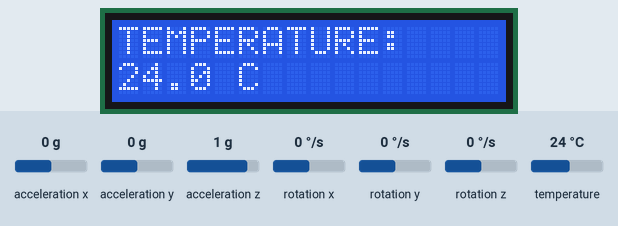
The sketch below on a simulated Arduino Uno, built with avr-gcc and run on an emulated ATmega328P. Parts: 16×2 character LCD. The inputs (shaded band) are chosen by the test bench; at power-on: temperature 24 °C, acceleration x 0 g, acceleration y 0 g, acceleration z 1 g, rotation x 0 °/s, rotation y 0 °/s, rotation z 0 °/s. What the sketch prints to the serial monitor is not drawn.

Above: at 1.2 s.
1.3 s: temperature set to 12 °C
At 3.2 s:
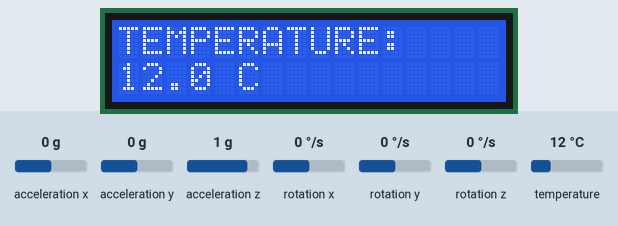
3.5 s: temperature set to 19 °C
At 5.3 s:
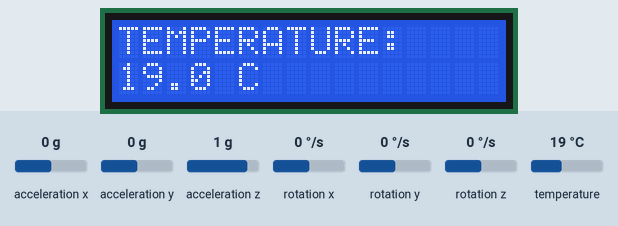
5.6 s: temperature set to 28 °C
At 7.4 s:
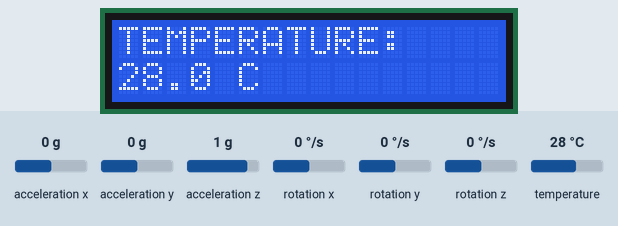
Timing chart, 0 to 8.9 s (numbered marks = the images above; inputs shaded):
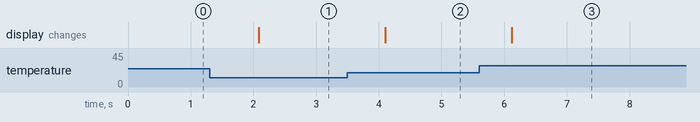

Measured:
- after the input at 1.3 s, the display: changes after 0.79 s (image 1)
- after the input at 3.5 s, the display: changes after 0.60 s (image 2)
- after the input at 5.6 s, the display: changes after 0.52 s (image 3)

The sketch:

temperature.ino
```cpp
#include <Adafruit_MPU6050.h>
#include <Adafruit_Sensor.h>
#include <Wire.h>
#include <LiquidCrystal.h>

// Define LCD pins
const int rs = 8, en = 9, d4 = 4, d5 = 5, d6 = 6, d7 = 7;
LiquidCrystal lcd(rs, en, d4, d5, d6, d7);

// Initialize MPU6050 object
Adafruit_MPU6050 mpu;

void setup() {
  Serial.begin(115200);
  while (!Serial) delay(10);  // Wait for the Serial monitor to open

  Serial.println("Adafruit MPU6050 Test!");

  // Initialize MPU6050
  if (!mpu.begin()) {
    Serial.println("Failed to find MPU6050 chip");
    while (1) {
      delay(10);
    }
  }
  Serial.println("MPU6050 Found!");

  // Optional: Configure MPU6050 settings
  mpu.setAccelerometerRange(MPU6050_RANGE_8_G);
  mpu.setGyroRange(MPU6050_RANGE_500_DEG);
  mpu.setFilterBandwidth(MPU6050_BAND_21_HZ);

  // Initialize LCD (16x2)
  lcd.begin(16, 2);
}

void loop() {
  // Define sensor events for accelerometer, gyroscope, and temperature
  sensors_event_t a, g, temp;

  // Get new sensor events
  mpu.getEvent(&a, &g, &temp);

  // Retrieve temperature from the sensor events
  float temperature = temp.temperature;

  // Print temperature to Serial Monitor
  Serial.print("Temperature: ");
  Serial.print(temperature);
  Serial.println(" °C");

  // Display temperature on LCD
  lcd.clear();
  lcd.setCursor(0, 0);
  lcd.print("TEMPERATURE:");
  lcd.setCursor(0, 1);  // Move to the second row
  lcd.print(temperature, 1);  // Print temperature with 1 decimal place
  lcd.print(" C");

  delay(1000); // Wait 1 second before updating again
}
```
